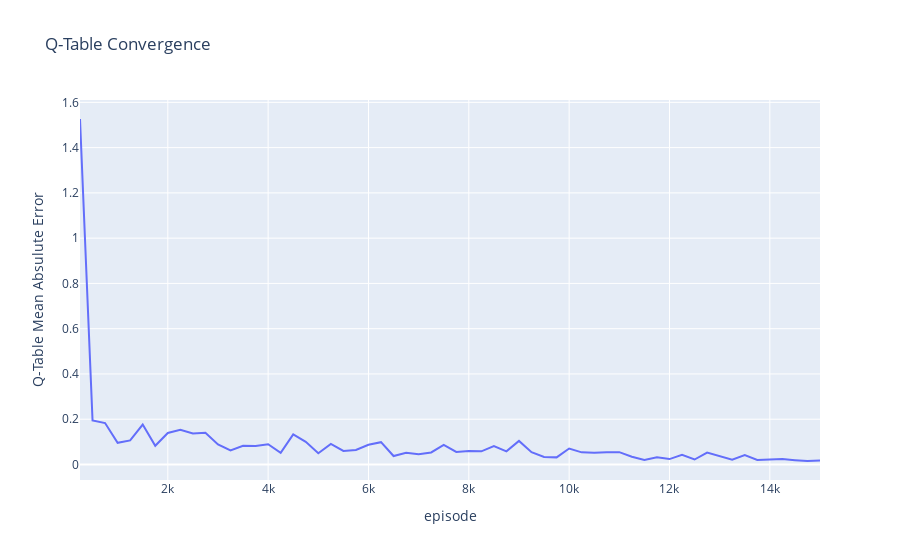

This figure's notebook cell:
### Code cell
fig = px.line(QErrorsDF, x = 'epoch', y = 'mean', title = 'Q-Table Convergence')

fig.update_layout(
    yaxis_title="Q-Table Mean Absulute Error",
    xaxis_title="episode"
)

### Figure 1 — Plotly figure (JSON) as saved in the notebook; plotly's stock layout.template omitted (floating-point values rounded to 4 significant figures)
{"data": [{"hovertemplate": "epoch=%{x}<br>mean=%{y}<extra></extra>", "legendgroup": "", "line": {"color": "#636efa", "dash": "solid"}, "marker": {"symbol": "circle"}, "mode": "lines", "name": "", "orientation": "v", "showlegend": false, "type": "scatter", "x": [250, 500, 750, 1000, 1250, 1500, 1750, 2000, 2250, 2500, 2750, 3000, 3250, 3500, 3750, 4000, 4250, 4500, 4750, 5000, 5250, 5500, 5750, 6000, 6250, 6500, 6750, 7000, 7250, 7500, 7750, 8000, 8250, 8500, 8750, 9000, 9250, 9500, 9750, 10000, 10250, 10500, 10750, 11000, 11250, 11500, 11750, 12000, 12250, 12500, 12750, 13000, 13250, 13500, 13750, 14000, 14250, 14500, 14750, 15000], "xaxis": "x", "y": [1.526, 0.195, 0.1832, 0.09574, 0.1066, 0.1766, 0.08267, 0.1393, 0.1539, 0.1372, 0.1404, 0.08885, 0.06237, 0.08298, 0.08122, 0.08966, 0.05176, 0.1331, 0.1004, 0.0495, 0.09107, 0.06009, 0.06413, 0.08715, 0.09853, 0.03748, 0.05197, 0.0455, 0.05312, 0.08625, 0.05555, 0.05919, 0.05803, 0.08164, 0.05798, 0.1041, 0.05438, 0.03323, 0.03147, 0.07045, 0.05359, 0.05218, 0.05461, 0.05452, 0.03427, 0.01985, 0.03217, 0.02386, 0.04266, 0.02202, 0.05252, 0.0351, 0.021, 0.04123, 0.02002, 0.02219, 0.02392, 0.01923, 0.01545, 0.01748], "yaxis": "y"}], "layout": {"legend": {"tracegroupgap": 0}, "title": {"text": "Q-Table Convergence"}, "xaxis": {"anchor": "y", "domain": [0, 1], "title": {"text": "episode"}}, "yaxis": {"anchor": "x", "domain": [0, 1], "title": {"text": "Q-Table Mean Absulute Error"}}}}
